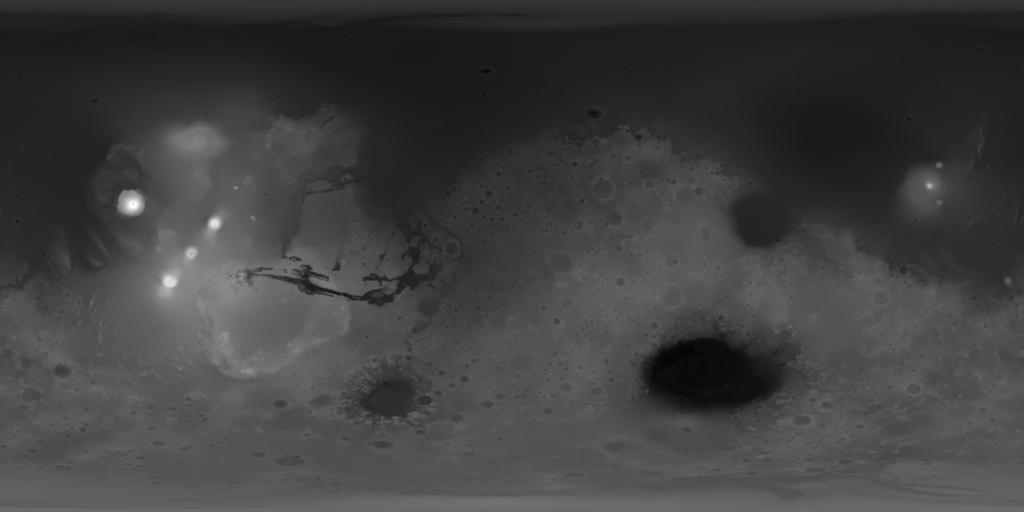
#> input picture images/mola_1024x512_200mp.jpg, 1024 x 512 px
$ python elevation_profile.py
#> lines starting #> are read from the running program, lines starting #| are printed output that depends on the picture
### utils.py
import os
import matplotlib.pyplot as plt
from PIL import Image

""" Save a matplot image """
IMAGE_PATH = os.path.join("images")
os.makedirs(IMAGE_PATH, exist_ok=True)

def save_fig(fig_id, fig_extension="png", tight_layout=True, resolution=300):
    path = os.path.join(IMAGE_PATH, fig_id + "." + fig_extension)
    print("Saving figure", fig_id)
    if tight_layout:
        plt.tight_layout()
    plt.savefig(path, format=fig_extension, dpi=resolution)

""" Convert ps to png """
def convert_ps_to_png(path):
    img = Image.open(path)
    img.save("final_mola_stats.png")

### elevation_profile.py
""" A side view from west to east through Olympus Mons. This will allow to extract meaningful insights regarding the smoothness of a surface and visualize its topography."""
from PIL import Image, ImageDraw
import matplotlib.pyplot as plt
from utils import save_fig

#Get x and z val along the horizontal profile, parallel to y coords
y_coord = 202
im = Image.open("images/mola_1024x512_200mp.jpg").convert("L")
#> im is the input picture: PIL image 1024x512 L; min 1, max 255, mean 64
width, height = im.size
#> width = 1024; height = 512
x_vals = [x for x in range(width)]
#> x_vals = 1024 values from 0 to 1023
z_vals = [im.getpixel((x, y_coord)) for x in x_vals]
#> z_vals = 1024 values, max 249 at index 135, min 35 at index 82, mean 60.3

#Draw the profile on MOLA img
draw = ImageDraw.Draw(im)
draw.line((0, y_coord, width, y_coord), fill=255, width=3)
draw.text((100, 165), "Olympus Mons", fill=255)
im.save("images/mola_elevation_line.png")
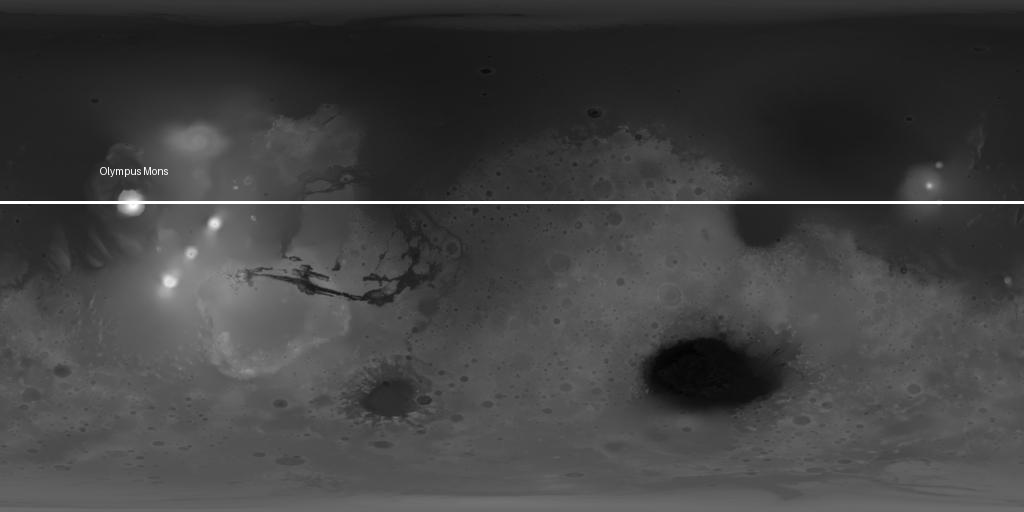
#> saved as mola_elevation_line.png: PIL image 1024x512 L; min 1, max 255, mean 65.2
im.show()

#Make an interactive plot for the elevation profile
""" There should be a plateu between x=740 to x=890 """
fig, ax = plt.subplots(figsize=(9, 4))
axes = plt.gca()
axes.set_ylim(0, 400)
ax.plot(x_vals, z_vals, color="black")
ax.set(xlabel="x-coordinates",
      ylabel="Intensity (Height)",
      title="Mars Elevation Profile (y = 202)")
ratio = 0.15 #Reduces vertical exaggeration in profile plot
xleft, xright = ax.get_xlim()
ybase, ytop = ax.get_ylim()
ax.set_aspect(abs((xright-xleft)/(ybase-ytop)) * ratio)
plt.text(0, 310, "WEST", fontsize=10)
plt.text(980, 310, "EAST", fontsize=10)
plt.text(100, 280, "Olympus Mons", fontsize=8)
save_fig("mars_elevation_profile")
#> in save_fig, `plt.savefig(path, format=fig_extension, dpi=resolution)`:
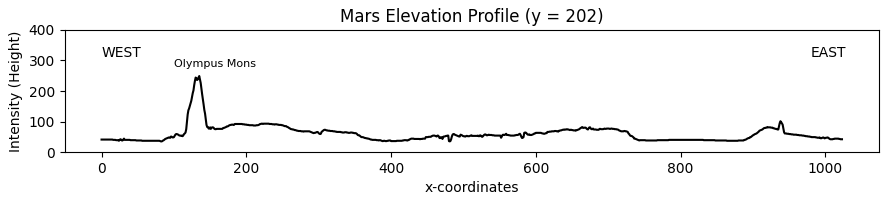
#> figure drawn by matplotlib, 1 panel; curve peaks at x = 135, y = 249
plt.show()
